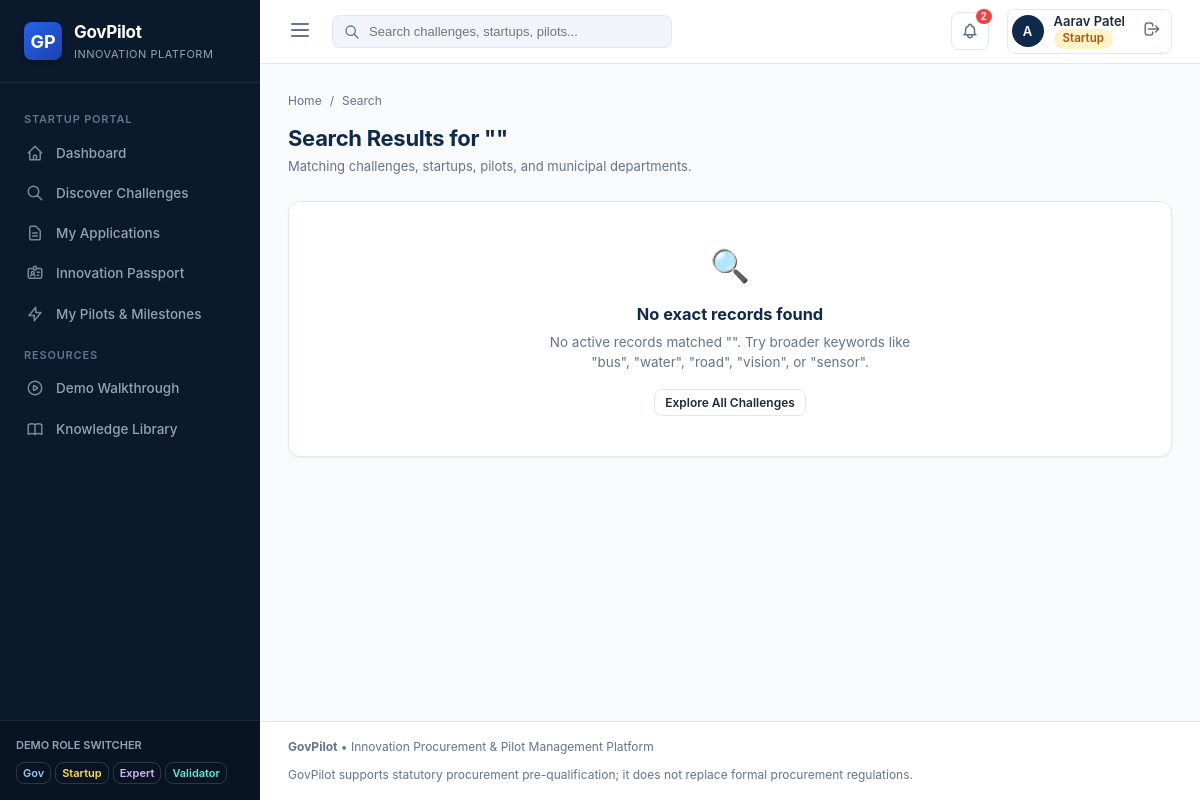
Page /search (signed in) on the committed database.
### models/user.py (models this page shows, shortened)
class User(UserMixin, db.Model):
    __tablename__ = 'users'
    id = db.Column(db.Integer, primary_key=True)
    email = db.Column(db.String(120), unique=True, nullable=False, index=True)
    password_hash = db.Column(db.String(256), nullable=False)
    name = db.Column(db.String(120), nullable=False)
    role = db.Column(db.String(50), nullable=False, default='government') # 'government', 'startup', 'evaluator', 'validator', 'admin'
    title = db.Column(db.String(120))
    phone = db.Column(db.String(50))
    department_id = db.Column(db.Integer, db.ForeignKey('departments.id'), nullable=True)
    startup_id = db.Column(db.Integer, db.ForeignKey('startups.id'), nullable=True)
    is_active = db.Column(db.Boolean, default=True)
    created_at = db.Column(db.DateTime, default=datetime.utcnow)
    last_login = db.Column(db.DateTime, nullable=True)
    department = db.relationship('Department', backref=db.backref('officers', lazy=True), foreign_keys=[department_id])
    startup = db.relationship('Startup', backref=db.backref('users', lazy=True), foreign_keys=[startup_id])
    @property
    def is_government(self):
        return self.role == 'government'
    @property
    def is_startup(self):
        return self.role == 'startup'
    def get_role_badge_class(self):
        mapping = {
            'government': 'badge-gov',
            'startup': 'badge-startup',
            'evaluator': 'badge-evaluator',
            'validator': 'badge-validator',
            'admin': 'badge-admin'
        }
        return mapping.get(self.role, 'badge-secondary')

### routes/main_routes.py (the view, shortened to what this page needs)
@main_bp.route('/search')
def global_search():
    query = request.args.get('q', '').strip()
    if not query:
        return render_template('search_results.html', query=query, challenges=[], startups=[], pilots=[], departments=[])

### models/user.py (called while the page is built)
@login_manager.user_loader
def load_user(user_id):
    return User.query.get(int(user_id))

### templates/search_results.html (shortened to what this page needs)
{% extends "base.html" %}
{% block content %}
<div class="page-header">
  <div>
    <div class="breadcrumb-trail">
      <a href="{{ url_for('dashboard.index') }}">Home</a>
      <span>/</span>
      <span>Search</span>
    </div>
    <h1 class="page-title">Search Results for "{{ query }}"</h1>
    <p class="page-subtitle">Matching challenges, startups, pilots, and municipal departments.</p>
  </div>
</div>
{% if not challenges and not startups and not pilots and not departments %}
  <div class="gp-card">
    <div class="gp-card-body" style="text-align: center; padding: 40px 20px;">
      <div style="font-size: 32px; margin-bottom: 12px;">🔍</div>
      <h3 style="color: var(--primary); margin-bottom: 6px;">No exact records found</h3>
      <p style="color: var(--text-muted); font-size: 13.5px; max-width: 400px; margin: 0 auto 16px;">
        No active records matched "{{ query }}". Try broader keywords like "bus", "water", "road", "vision", or "sensor".
      </p>
      <a href="{{ url_for('challenge.index') }}" class="btn btn-outline btn-sm">Explore All Challenges</a>
    </div>
  </div>
{% endif %}
{% endblock %}

### templates/base.html (shortened to what this page needs)
<!DOCTYPE html>
<html lang="en">
<head>
  <link rel="stylesheet" href="{{ url_for('static', filename='css/main.css') }}">
</head>
<body>
  <div class="app-container">
    <aside class="app-sidebar">
      <div class="sidebar-header">
        <div class="brand-logo">GP</div>
        <div class="brand-text">
          <h1>GovPilot</h1>
          <p>Innovation Platform</p>
        </div>
      </div>
      <nav class="sidebar-nav">
        {% if current_user.is_authenticated %}
          {% if current_user.is_government %}
            <div class="nav-section-title">Government Officer</div>
            <a href="{{ url_for('dashboard.gov_dashboard') }}" class="nav-link {% if request.path == '/dashboard/government' or request.path == '/dashboard' %}active{% endif %}">
              <svg fill="none" stroke="currentColor" viewBox="0 0 24 24"><path stroke-linecap="round" stroke-linejoin="round" stroke-width="2" d="M3 12l2-2m0 0l7-7 7 7M5 10v10a1 1 0 001 1h3m10-11l2 2m-2-2v10a1 1 0 01-1 1h-3m-6 0a1 1 0 001-1v-4a1 1 0 011-1h2a1 1 0 011 1v4a1 1 0 001 1m-6 0h6"/></svg>
              Dashboard
            </a>
            <a href="{{ url_for('challenge.index') }}" class="nav-link {% if '/challenges' in request.path and '/builder' not in request.path %}active{% endif %}">
              <svg fill="none" stroke="currentColor" viewBox="0 0 24 24"><path stroke-linecap="round" stroke-linejoin="round" stroke-width="2" d="M19 11H5m14 0a2 2 0 012 2v6a2 2 0 01-2 2H5a2 2 0 01-2-2v-6a2 2 0 012-2m14 0V9a2 2 0 00-2-2M5 11V9a2 2 0 012-2m0 0V5a2 2 0 012-2h6a2 2 0 012 2v2M7 7h10"/></svg>
              Challenges
            </a>
            <a href="{{ url_for('challenge.builder') }}" class="nav-link {% if '/challenges/builder' in request.path %}active{% endif %}" style="color: var(--accent);">
              <svg fill="none" stroke="currentColor" viewBox="0 0 24 24"><path stroke-linecap="round" stroke-linejoin="round" stroke-width="2" d="M12 4v16m8-8H4"/></svg>
              + Create Challenge
            </a>
            <a href="{{ url_for('startup.index') }}" class="nav-link {% if '/startups' in request.path %}active{% endif %}">
              <svg fill="none" stroke="currentColor" viewBox="0 0 24 24"><path stroke-linecap="round" stroke-linejoin="round" stroke-width="2" d="M17 20h5v-2a3 3 0 00-5.356-1.857M17 20H7m10 0v-2c0-.656-.126-1.283-.356-1.857M7 20H2v-2a3 3 0 015.356-1.857M7 20v-2c0-.656.126-1.283.356-1.857m0 0a5.002 5.002 0 019.288 0M15 7a3 3 0 11-6 0 3 3 0 016 0zm6 3a2 2 0 11-4 0 2 2 0 014 0zM7 10a2 2 0 11-4 0 2 2 0 014 0z"/></svg>
              Startups Directory
            </a>
            <a href="{{ url_for('application.index') }}" class="nav-link {% if '/applications' in request.path %}active{% endif %}">
              <svg fill="none" stroke="currentColor" viewBox="0 0 24 24"><path stroke-linecap="round" stroke-linejoin="round" stroke-width="2" d="M9 12h6m-6 4h6m2 5H7a2 2 0 01-2-2V5a2 2 0 012-2h5.586a1 1 0 01.707.293l5.414 5.414a1 1 0 01.293.707V19a2 2 0 01-2 2z"/></svg>
              Applications
            </a>
            <a href="{{ url_for('evaluation.index') }}" class="nav-link {% if '/evaluations' in request.path %}active{% endif %}">
              <svg fill="none" stroke="currentColor" viewBox="0 0 24 24"><path stroke-linecap="round" stroke-linejoin="round" stroke-width="2" d="M9 5H7a2 2 0 00-2 2v12a2 2 0 002 2h10a2 2 0 002-2V7a2 2 0 00-2-2h-2M9 5a2 2 0 002 2h2a2 2 0 002-2M9 5a2 2 0 012-2h2a2 2 0 012 2m-6 9l2 2 4-4"/></svg>
              Evaluations
            </a>
            <a href="{{ url_for('pilot.index') }}" class="nav-link {% if '/pilots' in request.path %}active{% endif %}">
              <svg fill="none" stroke="currentColor" viewBox="0 0 24 24"><path stroke-linecap="round" stroke-linejoin="round" stroke-width="2" d="M13 10V3L4 14h7v7l9-11h-7z"/></svg>
              Pilot Passports
            </a>
            <a href="{{ url_for('validation.index') }}" class="nav-link {% if '/validation' in request.path %}active{% endif %}">
              <svg fill="none" stroke="currentColor" viewBox="0 0 24 24"><path stroke-linecap="round" stroke-linejoin="round" stroke-width="2" d="M9 12l2 2 4-4m5.618-4.016A11.955 11.955 0 0112 2.944a11.955 11.955 0 01-8.618 3.04A12.02 12.02 0 003 9c0 5.591 3.824 10.29 9 11.622 5.176-1.332 9-6.03 9-11.622 0-1.042-.133-2.052-.382-3.016z"/></svg>
              Validation & Scale
            </a>
            <a href="{{ url_for('admin.audit_logs') }}" class="nav-link {% if '/admin/audit' in request.path %}active{% endif %}">
              <svg fill="none" stroke="currentColor" viewBox="0 0 24 24"><path stroke-linecap="round" stroke-linejoin="round" stroke-width="2" d="M12 8v4l3 3m6-3a9 9 0 11-18 0 9 9 0 0118 0z"/></svg>
              Audit Trail
            </a>
          {% elif current_user.is_startup %}
            <div class="nav-section-title">Startup Portal</div>
            <a href="{{ url_for('dashboard.startup_dashboard') }}" class="nav-link {% if request.path == '/dashboard/startup' or request.path == '/dashboard' %}active{% endif %}">
              <svg fill="none" stroke="currentColor" viewBox="0 0 24 24"><path stroke-linecap="round" stroke-linejoin="round" stroke-width="2" d="M3 12l2-2m0 0l7-7 7 7M5 10v10a1 1 0 001 1h3m10-11l2 2m-2-2v10a1 1 0 01-1 1h-3m-6 0a1 1 0 001-1v-4a1 1 0 011-1h2a1 1 0 011 1v4a1 1 0 001 1m-6 0h6"/></svg>
              Dashboard
            </a>
            <a href="{{ url_for('challenge.index') }}" class="nav-link">
              <svg fill="none" stroke="currentColor" viewBox="0 0 24 24"><path stroke-linecap="round" stroke-linejoin="round" stroke-width="2" d="M21 21l-6-6m2-5a7 7 0 11-14 0 7 7 0 0114 0z"/></svg>
              Discover Challenges
            </a>
            <a href="{{ url_for('application.index') }}" class="nav-link">
              <svg fill="none" stroke="currentColor" viewBox="0 0 24 24"><path stroke-linecap="round" stroke-linejoin="round" stroke-width="2" d="M9 12h6m-6 4h6m2 5H7a2 2 0 01-2-2V5a2 2 0 012-2h5.586a1 1 0 01.707.293l5.414 5.414a1 1 0 01.293.707V19a2 2 0 01-2 2z"/></svg>
              My Applications
            </a>
            {% if current_user.startup %}
            <a href="{{ url_for('startup.passport', id=current_user.startup.id) }}" class="nav-link">
              Innovation Passport
            </a>
            {% endif %}
            <a href="{{ url_for('pilot.index') }}" class="nav-link">
              <svg fill="none" stroke="currentColor" viewBox="0 0 24 24"><path stroke-linecap="round" stroke-linejoin="round" stroke-width="2" d="M13 10V3L4 14h7v7l9-11h-7z"/></svg>
              My Pilots & Milestones
            </a>
          {% endif %}
        {% endif %}
        <div class="nav-section-title">Resources</div>
        <a href="{{ url_for('main.demo_tour') }}" class="nav-link">
          Demo Walkthrough
        </a>
        <a href="{{ url_for('main.knowledge_library') }}" class="nav-link">
          Knowledge Library
        </a>
      </nav>
      <div class="sidebar-footer">
        <div style="font-size: 11px; color: #94a3b8; margin-bottom: 8px; font-weight: 600;">DEMO ROLE SWITCHER</div>
        <div style="display: flex; gap: 4px; flex-wrap: wrap;">
          <a href="{{ url_for('auth.quick_login', role='government') }}" class="btn btn-sm btn-outline" style="color: #93c5fd; border-color: rgba(255,255,255,0.15); padding: 3px 6px; font-size: 11px;">Gov</a>
          <a href="{{ url_for('auth.quick_login', role='startup') }}" class="btn btn-sm btn-outline" style="color: #fde047; border-color: rgba(255,255,255,0.15); padding: 3px 6px; font-size: 11px;">Startup</a>
          <a href="{{ url_for('auth.quick_login', role='evaluator') }}" class="btn btn-sm btn-outline" style="color: #d8b4fe; border-color: rgba(255,255,255,0.15); padding: 3px 6px; font-size: 11px;">Expert</a>
          <a href="{{ url_for('auth.quick_login', role='validator') }}" class="btn btn-sm btn-outline" style="color: #5eead4; border-color: rgba(255,255,255,0.15); padding: 3px 6px; font-size: 11px;">Validator</a>
        </div>
      </div>
    </aside>
    <div class="app-main">
      <header class="top-navbar">
        <div class="topbar-left">
          <button id="sidebar-toggle" style="background:none; border:none; color:var(--text-muted); cursor:pointer;">
            <svg width="24" height="24" fill="none" stroke="currentColor" viewBox="0 0 24 24"><path stroke-linecap="round" stroke-linejoin="round" stroke-width="2" d="M4 6h16M4 12h16M4 18h16"/></svg>
          </button>
          <form class="global-search-form" action="{{ url_for('main.global_search') }}" method="GET">
            <svg class="global-search-icon" width="16" height="16" fill="none" stroke="currentColor" viewBox="0 0 24 24"><path stroke-linecap="round" stroke-linejoin="round" stroke-width="2" d="M21 21l-6-6m2-5a7 7 0 11-14 0 7 7 0 0114 0z"/></svg>
            <input type="text" name="q" class="global-search-input" placeholder="Search challenges, startups, pilots..." value="{{ request.args.get('q', '') }}">
          </form>
        </div>
        <div class="topbar-right">
          {% if current_user.is_authenticated %}
            <div style="position: relative;">
              <button class="notification-btn" id="notif-btn" title="Notifications">
                <span class="badge-count">2</span>
              </button>
            </div>
            <div class="user-profile-menu">
              <div class="user-avatar">{{ current_user.name[:1] }}</div>
              <div class="user-info">
                <div class="user-name">{{ current_user.name }}</div>
                <span class="badge {{ current_user.get_role_badge_class() }}">{{ current_user.role.title() }}</span>
              </div>
              <a href="{{ url_for('auth.logout') }}" style="margin-left:8px; color:var(--text-muted);" title="Sign out">
                <svg width="18" height="18" fill="none" stroke="currentColor" viewBox="0 0 24 24"><path stroke-linecap="round" stroke-linejoin="round" stroke-width="2" d="M17 16l4-4m0 0l-4-4m4 4H7m6 4v1a3 3 0 01-3 3H6a3 3 0 01-3-3V7a3 3 0 013-3h4a3 3 0 013 3v1"/></svg>
              </a>
            </div>
          {% else %}
            <a href="{{ url_for('main.demo_tour') }}" class="btn btn-accent btn-sm">✨ Launch Demo Tour</a>
            <a href="{{ url_for('auth.login') }}" class="btn btn-primary btn-sm">Log In</a>
          {% endif %}
        </div>
      </header>
      <main class="content-wrapper">
        {% block content %}{% endblock %}
      </main>
      <footer style="padding: 16px 28px; border-top: 1px solid var(--border-color); background: #ffffff; font-size: 12px; color: var(--text-muted); display: flex; justify-content: space-between; align-items: center; flex-wrap: wrap; gap: 10px;">
        <div>
          <strong>GovPilot</strong> • Innovation Procurement & Pilot Management Platform
        </div>
        <div>
          GovPilot supports statutory procurement pre-qualification; it does not replace formal procurement regulations.
        </div>
      </footer>
    </div>
  </div>
</body>
</html>

### rows in the picture
User: name "A", name "Aarav Patel", role "Startup"
